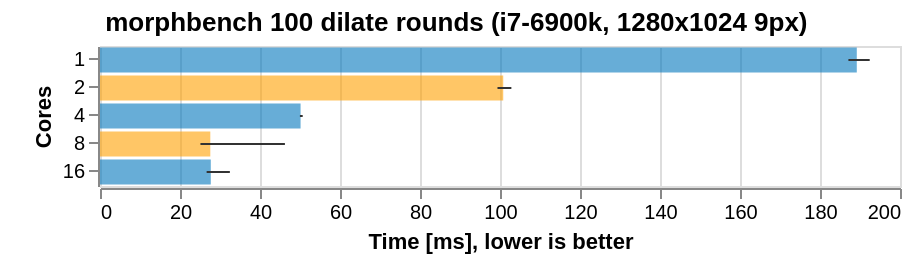

Express this chart as Vega-Lite.
### Vega-Lite specification from a JSON file in a GitHub repository (floating-point values rounded to 4 significant figures)
{"$schema": "https://vega.github.io/schema/vega-lite/v4.json", "title": {"text": "morphbench 100 dilate rounds (i7-6900k, 1280x1024 9px)", "anchor": "middle"}, "data": {"values": [{"set": "", "var": 1, "times": [188.1, 187.7, 189.1, 190.1, 189.2, 188.8, 188.1, 189.1, 190.4, 190.9, 189.1, 188.2, 189.4, 188.6, 191.1, 190.2, 188.8, 189.0, 189.3, 190.4, 188.5, 188.6, 189.3, 189.0, 189.4, 191.1, 189.1, 189.3, 188.8, 189.2, 191.3, 188.8, 188.6, 189.4, 188.6, 188.1, 191.1, 189.2, 188.1, 189.0, 188.9, 191.5, 189.7, 188.6, 189.0, 189.4, 189.2, 190.0, 188.9, 187.8, 189.1, 189.0, 190.5, 189.4, 188.2, 188.7, 188.4, 190.5, 188.3, 188.1, 188.2, 188.5, 187.8, 191.6, 189.0, 188.3, 188.9, 188.4, 192.4, 188.4, 188.9, 188.8, 188.6, 189.0, 191.3, 189.0, 189.5, 187.8, 188.5, 190.5, 188.5, 188.5, 188.6, 187.1, 188.8, 190.2, 188.9, 188.5, 188.2, 188.1, 191.0, 188.2, 188.6, 188.9, 190.1, 190.6, 190.2, 190.0, 189.3, 190.1]}, {"set": "", "var": 2, "times": [102.8, 102.8, 102.8, 102.8, 102.6, 102.8, 100.3, 100.8, 101.7, 102.3, 102.7, 102.8, 102.7, 102.8, 102.6, 102.8, 102.5, 102.4, 101.8, 102.6, 102.8, 102.6, 102.8, 102.8, 102.4, 102.6, 102.7, 102.4, 101.4, 102.8, 102.8, 100.8, 99.77, 99.94, 100.0, 100.3, 100.2, 100.2, 100.1, 100.0, 100.0, 100.3, 100.4, 100.5, 99.79, 100.1, 99.37, 100.3, 100.1, 100.1, 100.0, 100.1, 100.0, 99.95, 99.63, 100.0, 99.97, 99.79, 99.58, 100.1, 99.96, 100.1, 99.66, 99.86, 100.2, 100.1, 100.4, 99.92, 99.77, 100.2, 100.0, 100.2, 99.98, 100.0, 100.1, 100.4, 99.92, 99.88, 99.84, 99.83, 100.0, 100.1, 100.1, 99.96, 100.3, 100.4, 100.1, 100.2, 99.92, 100.0, 100.0, 100.4, 100.3, 100.5, 100.2, 100.4, 100.3, 100.2, 100.0, 100.1]}, {"set": "", "var": 4, "times": [50.68, 50.18, 50.1, 50.13, 50.14, 50.21, 50.12, 50.12, 50.2, 50.11, 50.2, 50.14, 50.12, 50.22, 50.15, 50.14, 50.11, 50.12, 50.12, 50.18, 50.23, 50.13, 50.16, 50.13, 49.98, 50.15, 50.1, 50.11, 50.12, 50.06, 50.15, 50.12, 50.11, 50.11, 50.11, 50.15, 50.13, 50.13, 50.11, 50.11, 50.26, 50.14, 50.11, 50.09, 50.18, 50.15, 50.14, 50.18, 50.1, 50.11, 50.21, 50.11, 50.1, 50.1, 50.16, 50.1, 50.1, 50.15, 50.1, 50.15, 50.25, 50.13, 50.1, 50.14, 50.16, 50.11, 50.11, 50.14, 50.15, 50.22, 50.17, 50.1, 50.14, 50.13, 50.15, 50.13, 50.15, 50.12, 50.14, 50.12, 50.27, 50.16, 50.12, 50.23, 50.11, 50.12, 50.11, 50.12, 50.18, 50.2, 50.16, 50.1, 50.1, 50.12, 50.1, 50.11, 50.11, 50.12, 50.12, 50.11]}, {"set": "", "var": 8, "times": [25.51, 25.2, 25.47, 29.25, 25.47, 25.47, 28.54, 29.28, 25.16, 25.52, 25.27, 29.34, 25.48, 25.23, 25.45, 29.31, 25.16, 25.59, 25.54, 29.23, 25.42, 25.3, 25.16, 29.36, 29.23, 25.31, 25.51, 29.22, 25.27, 25.49, 25.25, 28.84, 25.45, 25.2, 25.59, 29.64, 32.78, 37.46, 29.83, 25.52, 27.49, 25.31, 29.74, 25.39, 25.39, 25.27, 29.61, 27.63, 25.41, 25.41, 29.69, 25.44, 25.16, 26.63, 29.66, 25.11, 25.4, 25.48, 29.65, 29.14, 25.42, 25.36, 29.64, 25.37, 25.21, 25.56, 29.65, 25.19, 25.4, 25.38, 29.65, 25.56, 26.39, 33.95, 39.54, 25.55, 25.23, 29.74, 46.23, 25.44, 26.75, 31.81, 25.53, 25.32, 29.21, 40.8, 25.22, 25.97, 29.63, 25.19, 25.27, 25.46, 29.63, 42.21, 25.38, 29.67, 25.28, 25.68, 25.18, 29.64]}, {"set": "", "var": 16, "times": [27.62, 27.65, 27.56, 27.62, 27.52, 27.56, 26.9, 27.23, 32.47, 28.83, 27.5, 27.68, 27.34, 26.88, 27.57, 27.59, 27.36, 27.67, 27.62, 27.11, 27.56, 27.63, 27.51, 27.56, 27.61, 29.5, 27.81, 27.54, 27.27, 27.63, 27.58, 27.68, 27.6, 26.88, 27.55, 27.26, 27.58, 27.44, 27.5, 27.61, 27.81, 27.55, 27.63, 27.61, 27.61, 29.17, 29.7, 27.69, 26.95, 27.63, 27.65, 27.7, 27.62, 26.66, 27.65, 27.6, 27.54, 27.73, 27.61, 27.59, 28.93, 27.68, 27.84, 27.64, 27.55, 27.78, 26.79, 27.58, 27.49, 27.58, 27.69, 27.5, 27.79, 27.05, 27.56, 27.56, 27.5, 27.56, 27.28, 27.37, 27.52, 27.81, 30.91, 28.47, 27.13, 27.66, 27.56, 27.63, 27.68, 27.57, 27.6, 27.59, 27.59, 27.23, 27.58, 27.62, 27.54, 27.54, 27.95, 27.7]}]}, "transform": [{"flatten": ["times"]}, {"aggregate": [{"op": "min", "field": "times", "as": "timem"}, {"op": "max", "field": "times", "as": "timex"}, {"op": "mean", "field": "times", "as": "timean"}], "groupby": ["set", "var"]}], "facet": {"row": {"field": "set", "type": "nominal", "header": {"title": "", "labelAngle": 0, "labelFontSize": 12}, "sort": ["SSE2", "AVX2", "AVX512F"]}}, "spec": {"encoding": {"y": {"field": "var", "type": "ordinal", "axis": {"title": "Cores"}, "sort": "ascending"}}, "layer": [{"mark": {"type": "bar", "opacity": 0.6}, "height": {"step": 14}, "encoding": {"x": {"field": "timean", "type": "quantitative"}, "color": {"field": "var", "type": "ordinal", "scale": {"range": ["#0277bd", "#ffa000"]}, "legend": null, "sort": "ascending"}}}, {"width": 400, "mark": {"type": "errorbar", "color": "#333"}, "encoding": {"x": {"field": "timem", "type": "quantitative", "axis": {"title": "Time [ms], lower is better", "grid": true}}, "x2": {"field": "timex"}, "size": {"value": 2}}}]}}
